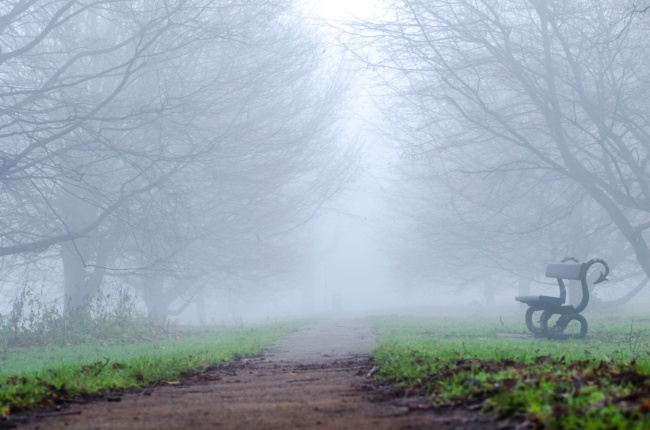
#> input picture collect/hazy/4.png, 650 x 430 px
$ python tarel.py
#> lines starting #> are read from the running program, lines starting #| are printed output that depends on the picture
#> further down, img is the input picture: shape (430, 650, 3); mean B, G, R 178.8, 168.6, 155.6
import cv2
import numpy as np


# [42 lines left out: functions ColorCorrect, local_smooth, not called in this run]

def white_balance(img):
    b, g, r = cv2.split(img)
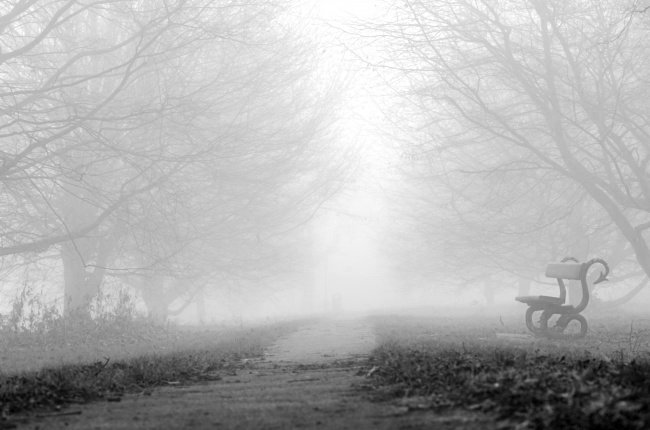
#> b: shape (430, 650); min 0, max 255, mean 178.8
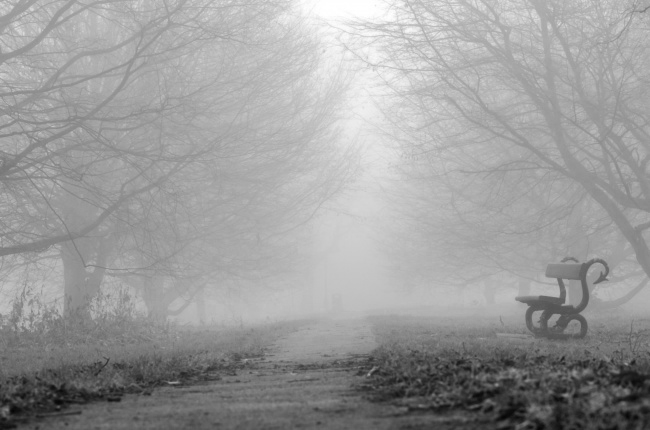
#> r: shape (430, 650); min 5, max 255, mean 155.6
    m, n, t = img.shape
#> m = 430; n = 650; t = 3
    sum_ = np.zeros(b.shape)
    for i in range(m):
        for j in range(n):
            sum_[i][j] = int(b[i][j]) + int(g[i][j]) + int(r[i][j])
    hists, bins = np.histogram(sum_.flatten(), 766, [0, 766])
#> hists = 766 values, max 2759 at index 541, min 0 at index 0, mean 364.9; bins = 767 values from 0 to 766
    Y = 765
    num, key = 0, 0
    ratio = 0.01
    while Y >= 0:
        num += hists[Y]
        if num > m * n * ratio / 100:
            key = Y
            break
        Y = Y - 1
#> this loop made 1 pass
#> num on pass 1: 306
#> after the loop, Y = 765; num = 306
    sum_b, sum_g, sum_r = 0, 0, 0
    time = 0
    for i in range(m):
        for j in range(n):
            if sum_[i][j] >= key:
                sum_b += b[i][j]
                sum_g += g[i][j]
                sum_r += r[i][j]
                time = time + 1
#> after the loop, sum_b = 78030; sum_g = 78030; sum_r = 78030; time = 306
    avg_b = sum_b / time
#> avg_b = 255
    avg_g = sum_g / time
#> avg_g = 255
    avg_r = sum_r / time
#> avg_r = 255
    maxvalue = float(np.max(img))
#> maxvalue = 255
    # maxvalue = 255
    for i in range(m):
        for j in range(n):
            b = int(img[i][j][0]) * maxvalue / int(avg_b)
            g = int(img[i][j][1]) * maxvalue / int(avg_g)
            r = int(img[i][j][2]) * maxvalue / int(avg_r)
            if b > 255:
                b = 255
            if b < 0:
                b = 0
            if g > 255:
                g = 255
            if g < 0:
                g = 0
            if r > 255:
                r = 255
            if r < 0:
                r = 0
            img[i][j][0] = b
            img[i][j][1] = g
            img[i][j][2] = r

    return img

def tarel(img,local=False,color_cor=False):
    s_v=5
    p=0.95
    balance_img=white_balance(img)
    W=np.min(balance_img,axis=2)
    A=cv2.medianBlur(W,s_v)
    B=W-A
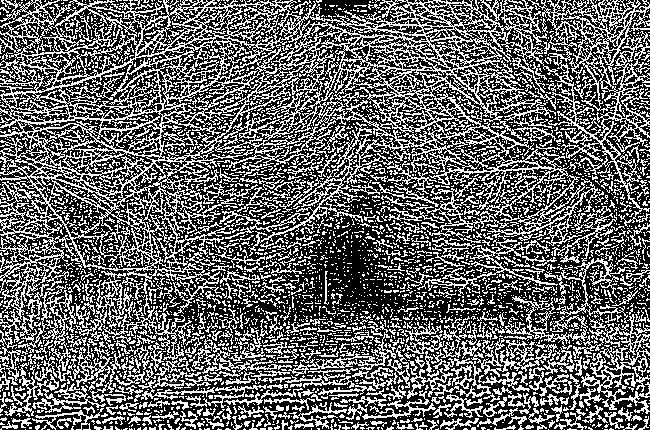
#> B: shape (430, 650); min 0, max 255, mean 101.4
    B=A-cv2.medianBlur(np.uint8(B),s_v)
    min_t=np.minimum(np.uint8(p*B),np.uint8(W))
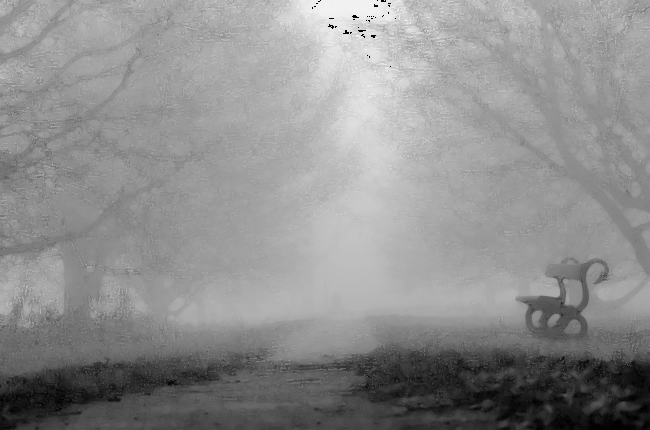
#> min_t: shape (430, 650); min 0, max 242, mean 141.8
    V = np.maximum(min_t,0)
    V = cv2.blur(V,(5,5))
    V = np.float32(V) / 255

    R_dehazy = np.zeros((V.shape[0],V.shape[1],3), dtype=np.float32)
    # R=
    original_wb = np.float32(balance_img) / 255

    for i in range(3):
        R_dehazy[:,:,i] = (original_wb[:,:,i] - V) / (1 - V)
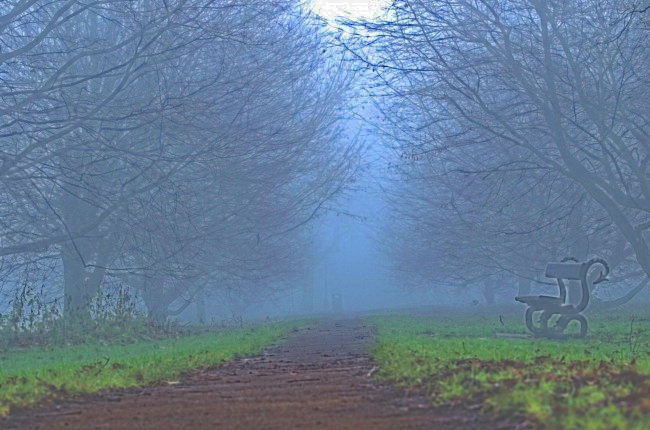
#> R_dehazy: shape (430, 650, 3) float32; mean B, G, R 0.41, 0.274, 0.137; drawn with min black and max white

    R_dehazy = R_dehazy /255
    R_dehazy = np.clip(R_dehazy,0,1)
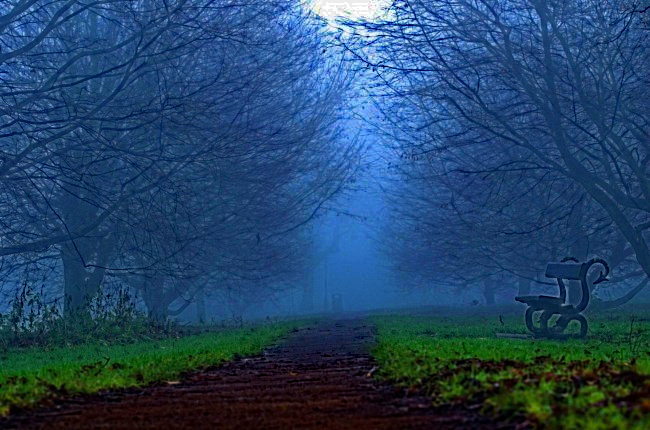
#> R_dehazy: shape (430, 650, 3) float32; mean B, G, R 0.00161, 0.00107, 0.000541; drawn with min black and max white
    R_dehazy= cv2.normalize(R_dehazy,None,0,255,cv2.NORM_MINMAX)
    # color_cor=True
    if local:
         u=1/(1-V)
         B,G,R=cv2.split(R_dehazy)
         B,G,R=local_smooth(B,u),local_smooth(G,u),local_smooth(R,u)
         R_dehazy=cv2.merge([B,G,R])
    if color_cor:
        R_dehazy=ColorCorrect(original_wb,R_dehazy)
    result=R_dehazy.astype(np.uint8)
    result+=40
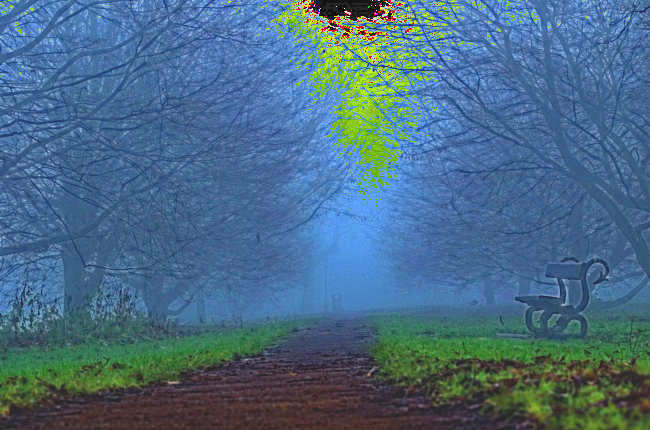
#> result: shape (430, 650, 3); mean B, G, R 134.1, 107.6, 73.5
    return result

if __name__ == "__main__":
    img=cv2.imread('collect/hazy/4.png',flags=cv2.IMREAD_UNCHANGED)
    m = tarel(img)
    cv2.imshow("orign",img)
    cv2.imshow("result",m)
    cv2.imwrite('collect/tarel_result/4.png',m)
    key=cv2.waitKey(0)
#> (key Esc is pressed here)

$ run again, with collect/hazy/0.png copied over collect/hazy/4.png
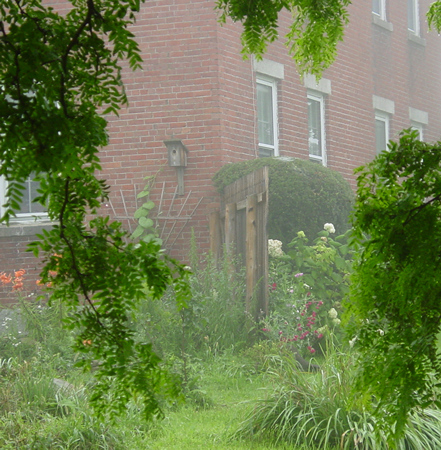
#> input picture collect/hazy/0.png, 441 x 450 px
#> img is the input picture: shape (450, 441, 3); mean B, G, R 82.5, 127.6, 113.2
#> after the loop in white_balance, `for i in range(m):`:
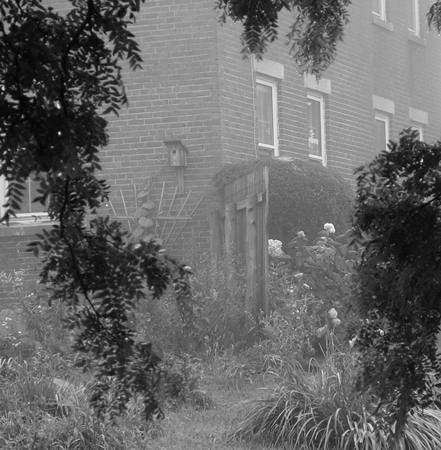
#> sum_: shape (450, 441) float64; min 21, max 760, mean 323.3; drawn with min black and max white
#> hists = 766 values, max 776 at index 469, min 0 at index 0, mean 259.1; bins = 767 values from 0 to 766
#> the loop in white_balance, `while Y >= 0:` made 57 passes
#> num on passes 1 to 8: 0, 0, 0, 0, 0, 1, 1, 1
#> after the loop in white_balance, `while Y >= 0:`: Y = 709; num = 20
#> after the loop in white_balance, `for i in range(m):`: sum_b = 4795; sum_g = 4947; sum_r = 4895; time = 20
#> avg_b = 239.8
#> avg_g = 247.3
#> avg_r = 244.8
#> maxvalue = 255
#> in tarel, `result+=40`:
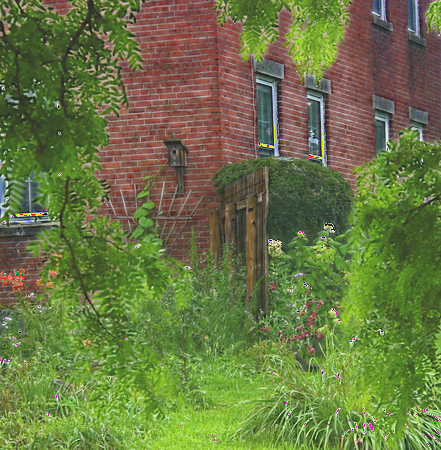
#> result: shape (450, 441, 3); mean B, G, R 68.3, 119.2, 106.5

$ run again, with collect/hazy/1.png copied over collect/hazy/4.png
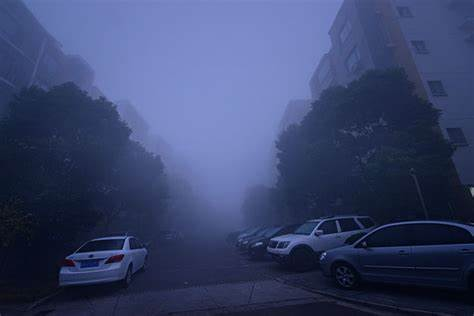
#> input picture collect/hazy/1.png, 474 x 316 px
#> img is the input picture: shape (316, 474, 3); mean B, G, R 107.8, 68.7, 57.9
#> after the loop in white_balance, `for i in range(m):`:
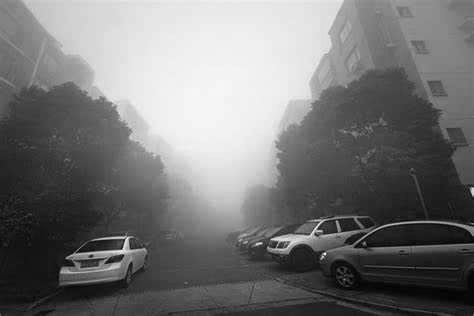
#> sum_: shape (316, 474) float64; min 12, max 494, mean 234.4; drawn with min black and max white
#> hists = 766 values, max 2199 at index 448, min 0 at index 0, mean 195.5; bins = 767 values from 0 to 766
#> the loop in white_balance, `while Y >= 0:` made 288 passes
#> num on passes 1 to 3: 0, 0, 0
#> after the loop in white_balance, `while Y >= 0:`: Y = 478; num = 264
#> after the loop in white_balance, `for i in range(m):`: sum_b = 54357; sum_g = 37788; sum_r = 34075; time = 264
#> avg_b = 205.9
#> avg_g = 143.1
#> avg_r = 129.1
#> maxvalue = 206
#> in tarel, `result+=40`:
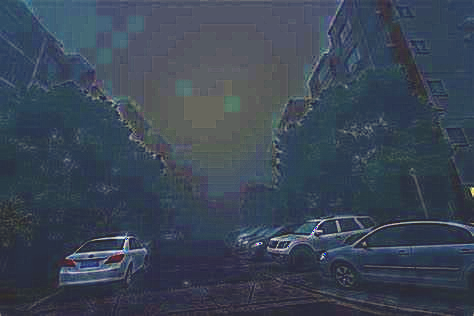
#> result: shape (316, 474, 3); mean B, G, R 85.3, 69.8, 59
